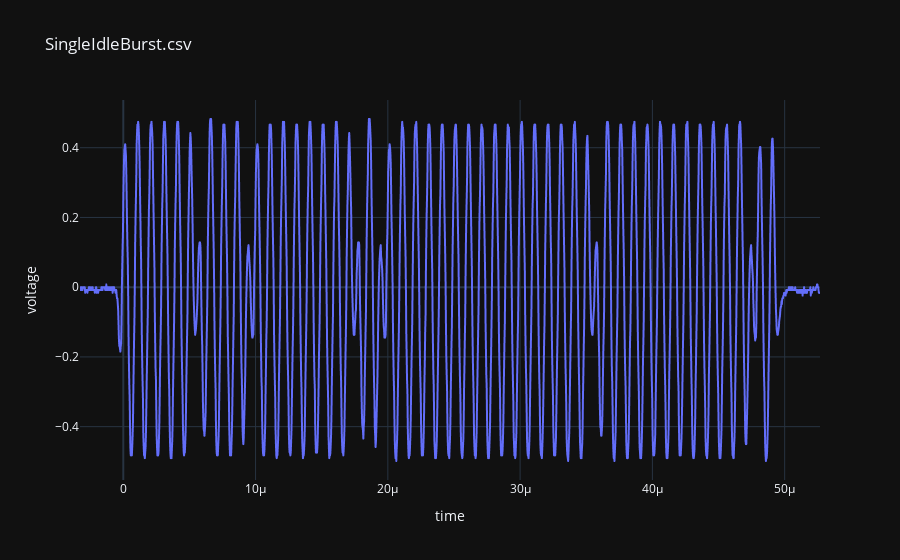
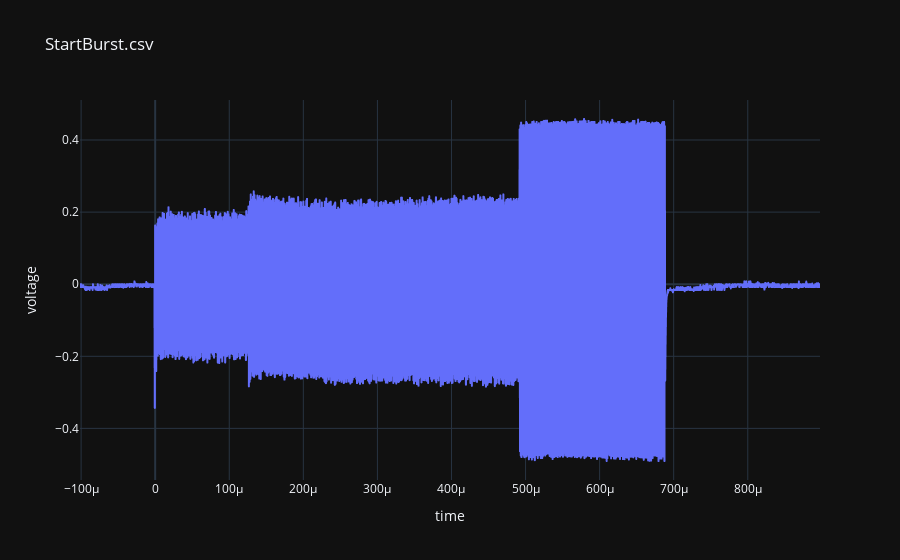
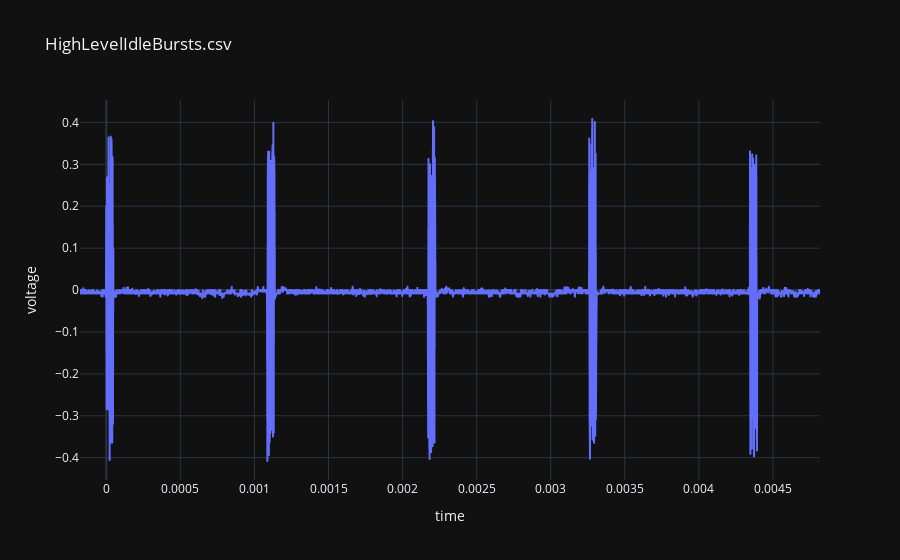

The notebook cell saved with these charts, in order:
### Markdown cell above
# Load and plot all scope files found at your favorite destination

The stuff in `/2023-12-31` is the first grabs I did, which means the data is either not interesting or the resolution is too low for any evaluation

`SingleIdleBurst.csv` is a repeating pattern that shows up in between practically all other communication in 1ms intervals, as long as the bike is on. There are 500ms pauses between 500ms of SingleIdleBursts.

### Code cell
# Folder to check in /data/scopes/
relPath = '2023-12-31'

# Find data folder
notebookFolder      = (os.path.abspath(''))
repoRoot            = os.path.dirname(notebookFolder)
intermediatePath    = os.path.join(repoRoot, 'data')
intermediatePath    = os.path.join(intermediatePath, 'scopes')
sourceFolder        = os.path.join(intermediatePath, relPath)

for file in os.listdir(sourceFolder):
    # Read in csv
    df = pd.read_csv(os.path.join(sourceFolder, file))
    
    # Drop garbage data at beginning
    df = df.drop(index=[0,1])

    # Convert scientific notation to float
    df['time']  = df['x-axis'].astype(float)
    df['voltage'] = df['1'].astype(float)
    df = df.drop(columns=['x-axis', '1'])

    # Plot dataframe
    fig = px.line(df, x = 'time', y = 'voltage', title=file, template='plotly_dark')
    fig.show()

### Figure 1 — Plotly figure (JSON) as saved in the notebook; plotly's stock layout.template omitted (floating-point values rounded to 4 significant figures; data arrays with more than 128 entries replaced by an {"elided": "..."} marker saying what was removed)
{"data": [{"hovertemplate": "time=%{x}<br>voltage=%{y}<extra></extra>", "legendgroup": "", "line": {"color": "#636efa", "dash": "solid"}, "marker": {"symbol": "circle"}, "mode": "lines", "name": "", "showlegend": false, "type": "scattergl", "x": {"elided": "1999 float values"}, "xaxis": "x", "y": {"elided": "1999 float values"}, "yaxis": "y"}], "layout": {"legend": {"tracegroupgap": 0}, "title": {"text": "SingleIdleBurst.csv"}, "xaxis": {"anchor": "y", "domain": [0, 1], "title": {"text": "time"}}, "yaxis": {"anchor": "x", "domain": [0, 1], "title": {"text": "voltage"}}}}

### Figure 2 — Plotly figure (JSON) as saved in the notebook; plotly's stock layout.template omitted (floating-point values rounded to 4 significant figures; data arrays with more than 128 entries replaced by an {"elided": "..."} marker saying what was removed)
{"data": [{"hovertemplate": "time=%{x}<br>voltage=%{y}<extra></extra>", "legendgroup": "", "line": {"color": "#636efa", "dash": "solid"}, "marker": {"symbol": "circle"}, "mode": "lines", "name": "", "showlegend": false, "type": "scattergl", "x": {"elided": "1999 float values"}, "xaxis": "x", "y": {"elided": "1999 float values"}, "yaxis": "y"}], "layout": {"legend": {"tracegroupgap": 0}, "title": {"text": "StartBurst.csv"}, "xaxis": {"anchor": "y", "domain": [0, 1], "title": {"text": "time"}}, "yaxis": {"anchor": "x", "domain": [0, 1], "title": {"text": "voltage"}}}}

### Figure 3 — Plotly figure (JSON) as saved in the notebook; plotly's stock layout.template omitted (floating-point values rounded to 4 significant figures; data arrays with more than 128 entries replaced by an {"elided": "..."} marker saying what was removed)
{"data": [{"hovertemplate": "time=%{x}<br>voltage=%{y}<extra></extra>", "legendgroup": "", "line": {"color": "#636efa", "dash": "solid"}, "marker": {"symbol": "circle"}, "mode": "lines", "name": "", "showlegend": false, "type": "scattergl", "x": {"elided": "1999 float values"}, "xaxis": "x", "y": {"elided": "1999 float values"}, "yaxis": "y"}], "layout": {"legend": {"tracegroupgap": 0}, "title": {"text": "HighLevelIdleBursts.csv"}, "xaxis": {"anchor": "y", "domain": [0, 1], "title": {"text": "time"}}, "yaxis": {"anchor": "x", "domain": [0, 1], "title": {"text": "voltage"}}}}
